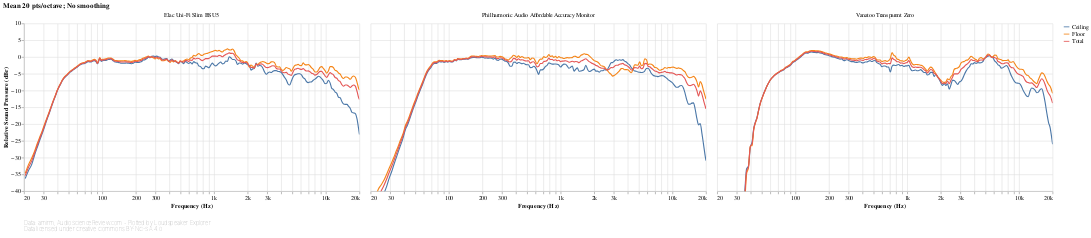

Notebook code cell kept with this figure:
### Markdown cell above
[ANSI-CTA-2034-A](https://shop.cta.tech/products/standard-method-of-measurement-for-in-home-loudspeakers) section 5.2 defines the following Vertical Reflection curves as the power average of the responses at the following vertical angles:

- **Floor**: -20° to -40°
- **Ceiling**: +40° to +60°

### Code cell
#@markdown
reflection_responses_chart('Vertical')

### Figure 1 — Vega-Lite specification as saved in the notebook (floating-point values rounded to 4 significant figures; data arrays with more than 128 entries replaced by an {"elided": "..."} marker saying what was removed)
{"config": {"view": {"continuousWidth": 400, "continuousHeight": 300, "opacity": 0}}, "vconcat": [{"data": {"name": "data-a974ee8dfd31d5755fb81ee4c9ce69eb"}, "facet": {"type": "nominal", "field": "speaker", "title": null}, "spec": {"layer": [{"mark": {"type": "line", "clip": true, "interpolate": "monotone"}, "encoding": {"opacity": {"condition": {"value": 1, "selection": "selector030"}, "value": 0.2}}, "selection": {"selector030": {"type": "multi", "encodings": ["color"], "bind": "legend"}, "selector032": {"type": "interval", "bind": "scales", "encodings": ["x", "y"]}, "selector033": {"type": "single", "fields": ["speaker"], "bind": {"input": "select", "options": [null, "Elac Uni-Fi Slim BS U5", "Philharmonic Audio Affordable Accuracy Monitor", "Vanatoo Transparent Zero"], "labels": ["All", "Elac Uni-Fi Slim BS U5", "Philharmonic Audio Affordable Accuracy Monitor", "Vanatoo Transparent Zero"], "name": "Speaker: "}}}, "title": {"text": "Mean 20 pts/octave; No smoothing", "anchor": "start"}}, {"mark": {"type": "circle", "clip": true, "size": 100}, "encoding": {"fillOpacity": {"condition": {"value": 0.3, "selection": "selector031"}, "value": 0}}, "selection": {"selector031": {"type": "single", "on": "mouseover", "clear": "mouseout", "empty": "none", "encodings": ["x", "y"]}}, "title": {"text": "Mean 20 pts/octave; No smoothing", "anchor": "start"}}], "encoding": {"color": {"type": "nominal", "field": "key", "legend": {"symbolType": "stroke"}, "sort": null, "title": null}, "tooltip": [{"type": "nominal", "field": "key", "title": "Direction"}, {"type": "quantitative", "field": "frequency", "format": ".03s", "title": "Frequency (Hz)"}, {"type": "quantitative", "field": "value", "format": ".2f", "title": "Value (dB)"}], "x": {"type": "quantitative", "axis": {"format": "s"}, "field": "frequency", "scale": {"base": 10, "domain": [20, 20000], "nice": false, "type": "log"}, "title": "Frequency (Hz)"}, "y": {"type": "quantitative", "axis": {"grid": true}, "field": "value", "scale": {"domain": [-40, 10]}, "title": ["Relative Sound Pressure (dBr)"]}}, "height": 300, "transform": [{"flatten": ["frequency", "Ceiling", "Floor", "Total"]}, {"fold": ["Ceiling", "Floor", "Total"]}], "width": 600}, "title": {"text": "Mean 20 pts/octave; No smoothing", "anchor": "start"}, "transform": [{"filter": {"selection": "selector033"}}]}, {"mark": "text", "height": 1, "title": {"text": ["Data: amirm, AudioScienceReview.com - Plotted by Loudspeaker Explorer", "Data licensed under Creative Commons BY-NC-SA 4.0"], "anchor": "start", "color": "gray", "fontSize": 10, "fontWeight": "lighter"}, "width": 600}], "resolve": {"legend": {"color": "independent"}}, "$schema": "https://vega.github.io/schema/vega-lite/v4.8.1.json", "datasets": {"data-a974ee8dfd31d5755fb81ee4c9ce69eb": [{"speaker": "Elac Uni-Fi Slim BS U5", "frequency": {"elided": "194 float values"}, "Ceiling": {"elided": "194 float values"}, "Floor": {"elided": "194 float values"}, "Total": {"elided": "194 float values"}}, {"speaker": "Philharmonic Audio Affordable Accuracy Monitor", "frequency": {"elided": "194 float values"}, "Ceiling": {"elided": "194 float values"}, "Floor": {"elided": "194 float values"}, "Total": {"elided": "194 float values"}}, {"speaker": "Vanatoo Transparent Zero", "frequency": {"elided": "194 float values"}, "Ceiling": {"elided": "194 float values"}, "Floor": {"elided": "194 float values"}, "Total": {"elided": "194 float values"}}]}}
